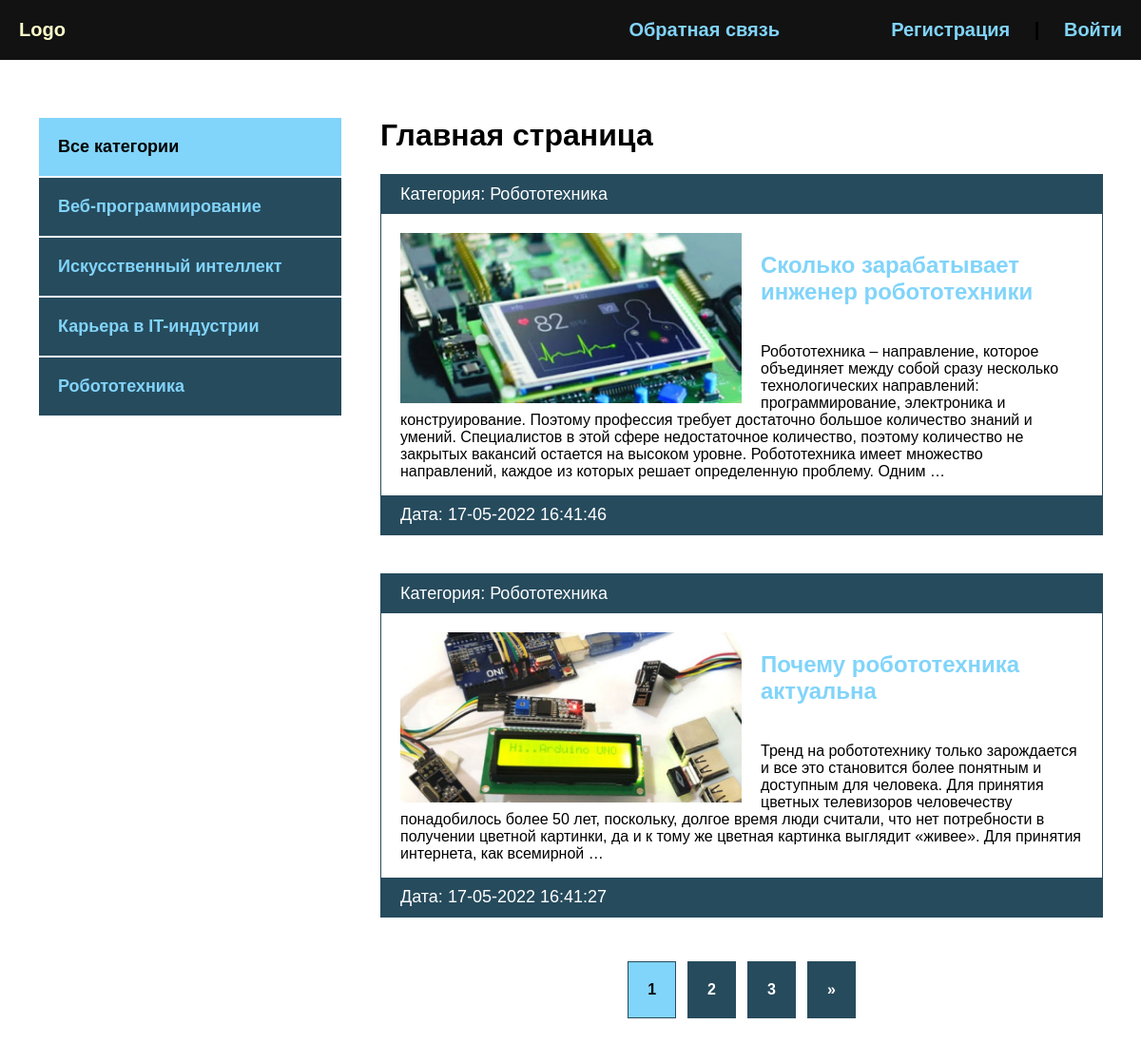
The app's page /, older data.
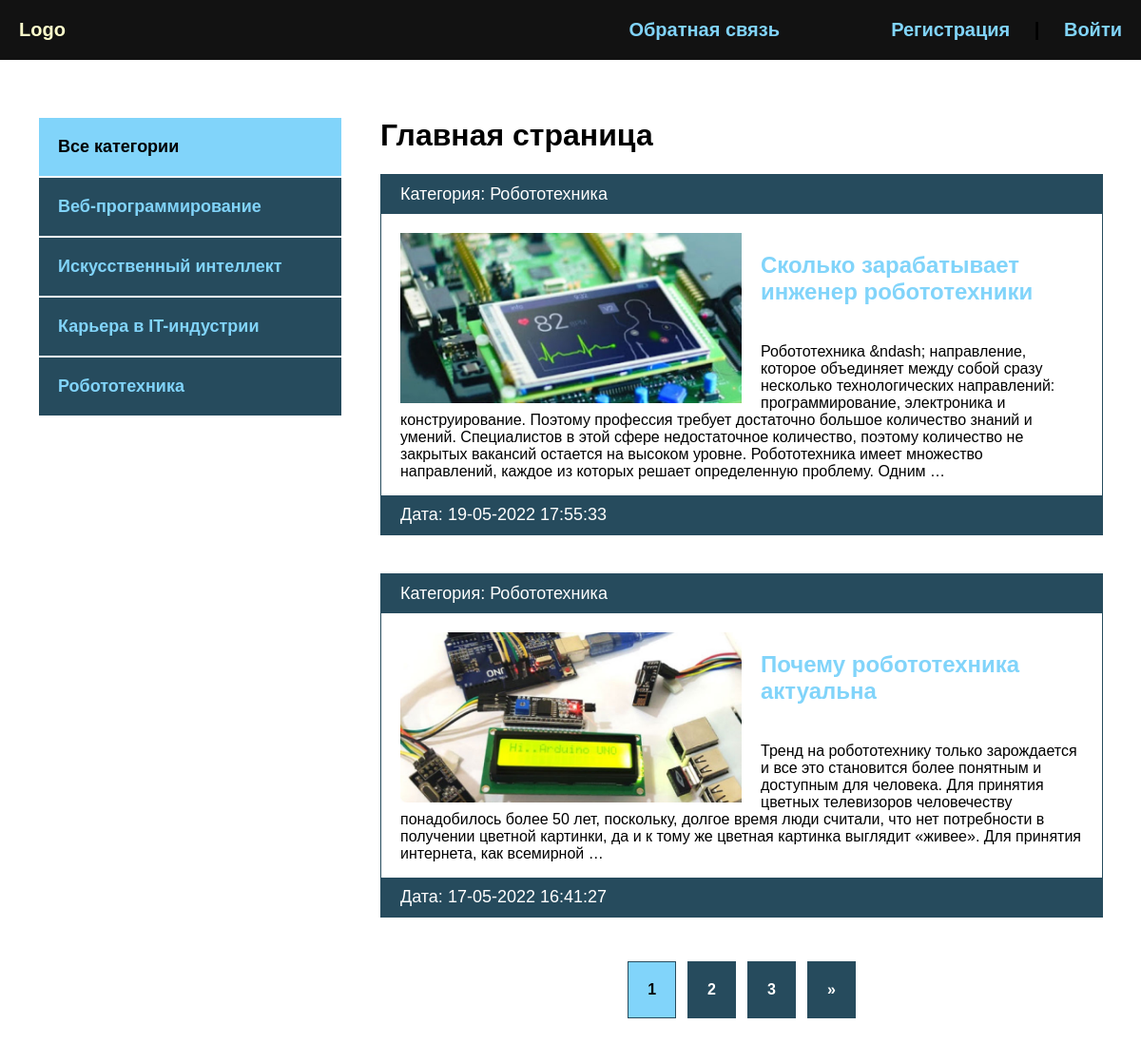
The same page, newer data.
### blog/models.py (models this page shows, shortened)
class Category(models.Model):
    name = models.CharField(max_length=100, db_index=True, verbose_name="Категори")
    slug = models.SlugField(max_length=100, unique=True, db_index=True, verbose_name="URL")
    def __str__(self):
        return self.name
    def get_absolute_url(self):
        return reverse('category', kwargs={'cat_slug': self.slug})
    class Meta:
        verbose_name = "Категория"
        verbose_name_plural = "Категории"

class Blog(models.Model):
    title = models.CharField(max_length=255, verbose_name="Название")
    slug = models.SlugField(max_length=255, unique=True, db_index=True, verbose_name="URL")
    content = models.TextField(blank=True, verbose_name="Контент")
    photo = models.ImageField(upload_to="photos/%Y/%m/%d/", blank=True, verbose_name="Фото")
    time_created = models.DateTimeField(auto_now_add=True, verbose_name="Дата публикации")
    time_update = models.DateTimeField(auto_now=True, verbose_name="Дата обновления")
    is_published = models.BooleanField(default=True, verbose_name="Опубликовано")
    cat = models.ForeignKey('Category', on_delete=models.PROTECT, verbose_name="Категория")
    def get_absolute_url(self):
        return reverse('post', kwargs={'post_slug': self.slug})
    class Meta:
        verbose_name = "Новость"
        verbose_name_plural = "Новости"
        ordering = ['-time_created']

### blog/views.py (the view)
# urls.py: path('', BlogHome.as_view(), name='index'),
class BlogHome(DataMixin, ListView):
    model = Blog
    template_name = 'blog/index.html'
    context_object_name = 'posts'
    def get_context_data(self, *, object_list=None, **kwargs):
        context = super().get_context_data(**kwargs)
        c_def = self.get_user_context(title='Главная страница')
        return dict(list(context.items()) + list(c_def.items()))
    def get_queryset(self):
        return Blog.objects.filter(is_published=True).select_related('cat')

### blog/utils.py (called while the page is built)
    def get_user_context(self, **kwargs):
        context = kwargs
        cats = Category.objects.annotate(Count('blog'))
        user_menu = menu.copy()
        if not self.request.user.is_authenticated:
            user_menu.pop(0)
        context['menu'] = user_menu
        context['cats'] = cats
        if 'cat_selected' not in context:
            context['cat_selected'] = 0
        return context

### blog/templates/blog/index.html
{% extends 'blog/base.html' %}
{% block content %}
{% load static %}
<h1>{{ title }}</h1>
<ul>
    {% for p in posts %}
    <li>
        <p class="first">Категория: {{ p.cat }}</p>
        <div class="text">
            {% if p.photo %}
            <img class="image" src="{{ p.photo.url }}" alt="">
            {% else %}
            <img src="{% static 'blog/default.jpg' %}" alt="" class="image">
            {% endif %}
            <h2><a href="{{ p.get_absolute_url }}">{{ p.title }}</a></h2>
            <p>{{ p.content|striptags|truncatewords:50 }}</p>
        </div>
        <p class="date">Дата: {{ p.time_update|date:"d-m-Y H:i:s" }}</p>
    </li>
    {% endfor %}
</ul>
{% endblock %}

### blog/templates/blog/base.html (shortened to what this page needs)
{% load static %}
{% load blog_tags %}
<!DOCTYPE html>
<html lang="en">
<head>
    <link rel="stylesheet" href="{% static 'css/style.css' %}">
</head>
<body>
    <div class="header">
        <div class="wrap">
            <ul class="mainmenu">
                <li class="logo"><a href="{% url 'index' %}">Logo</a></li>
                {% for m in menu %}
                <li class="last"><a href="{% url m.url_name %}">{{ m.title }}</a></li>
                {% endfor %}
                {% if request.user.is_authenticated %}
                <li class="last">{{ user.username }} | <a href="{% url 'logout' %}">Выйти</a></li>
                {% else %}
                <li class="last"><a href="{% url 'register' %}">Регистрация</a> | <a href="{% url 'login' %}">Войти</a></li>
                {% endif %}
            </ul>
        </div>
    </div>
    <div class="content">
        <div class="wrap">
            <div class="sidebar">
                <ul>
                    {% if cat_selected == 0 %}
                    <li class="selected">Все категории</li>
                    {% else %}
                    <li><a href="{% url 'index' %}">Все категории</a></li>
                    {% endif %}
                    {% for c in cats %}
                        {% if c.blog__count > 0 %}
                            {% if c.pk == cat_selected %}
                                <li class="selected">{{ c.name }}</li>
                            {% else %}
                                <li><a href="{{ c.get_absolute_url }}">{{ c.name }}</a></li>
                            {% endif %}
                        {% endif %}
                    {% endfor %}
                </ul>
            </div>
            <div class="main">
                {% block content %}
                {% endblock %}
                {% if page_obj.has_other_pages %}
                <div>
                    <ul class="list-pages">
                    {% for p in paginator.page_range %}
                        {% if page_obj.number == p %}
                            <li class="page-num page-num-selected">{{ p }}</li>
                        {% elif p >= page_obj.number|add:-2 and p <= page_obj.number|add:2 %}
                            <li class="page-num">
                                <a href="?page={{ p }}">{{ p }}</a>
                            </li>
                        {% endif %}
                    {% endfor %}
                    {% if page_obj.has_next %}
                       <li class="page-num">
                           <a href="?page={{ page_obj.next_page_number }}">&raquo;</a>
                       </li>
                    {% endif %}
                    </ul>
                </div>
                {% endif %}
            </div>
        </div>
    </div>
</body>
</html>

### blog/static/css/style.css (style rules this page uses)
body { padding: 0; margin: 0; background: #264b5d; font-family: Verdana, Geneva, Tahoma, sans-serif; }
.wrap { max-width: 1200px; margin: 0 auto; }
.content .wrap { background: #FFF; padding: 40px; box-sizing: border-box; display: flex; }
ul { list-style: none; margin: 0; padding: 0; }
a { color: #81d4fa; text-decoration: none; padding: 20px; display: block; }
.mainmenu { display: flex; align-items: center; font-size: 20px; font-weight: bold; }
.header { background: #121212; }
.logo { flex-basis: 40%; }
.last { flex-basis: 30%; text-align: right; }
.sidebar ul { width: 320px; margin-right: 40px; margin-top: 20px; }
.sidebar a { padding: 20px; display: block; border: 1px solid #FFF; background: #264b5d; font-weight: bold; font-size: 18px; }
.selected { font-size: 18px; padding: 20px; border: 1px solid #FFF; font-weight: bold; background: #81d4fa; }
.main li { border: 1px solid #264b5d; margin-bottom: 40px; }
.first, .date { padding: 10px 20px; background: #264b5d; font-size: 18px; color: #FFF; margin: 0; }
.image { float: left; margin-right: 20px; max-width: 50%; }
.text { padding: 20px 20px 0; }
.text h2 { margin-top: 0; }
.text a { padding-left: 0; }
.list-pages { display: flex; justify-content: center; }
.list-pages .page-num-selected { background: #81d4fa; padding: 20px; }
.list-pages a { background: #264b5d; padding: 20px; display: block; color: #FFF; }
.page-num { margin: 6px; font-weight: bold; }
.last a { display: inline; }

Row changes from the older to the newer data that the page shows:
changed Blog "Сколько зарабатывает инженер робототехники": content "Робототехника – направление, которое объединяет между…" → "Робототехника &ndash; направление, которое объединяет между…"; time_update "17-05-2022 16:41:46" → "19-05-2022 17:55:33"
